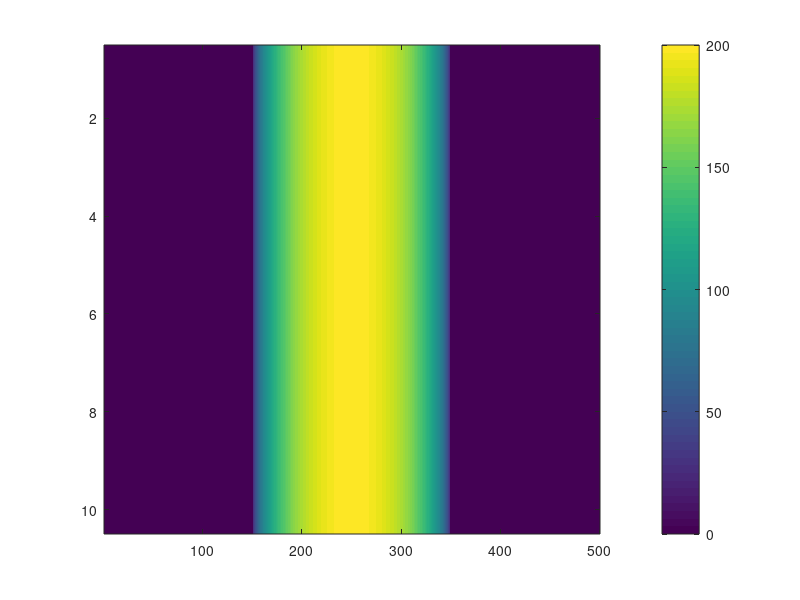

Reproduce this figure in MATLAB. (Note: this script raises an error after producing the figure.)
% tmp script to create a 500 by 500 images with a perfect test case 
% to test the geometry cylinder correction
% just like an real image, the thicker the object, the darker

image = zeros(10,500);

cylinderCenter = 250;
radius = 100;

for x=cylinderCenter:-1:(cylinderCenter-radius)
    a = cylinderCenter-x;
    image(:,x) = 2*sqrt(radius^2-a^2);
end

for x=cylinderCenter:(cylinderCenter+radius)
    a = x-cylinderCenter;
    image(:,x) = 2*sqrt(radius^2-a^2);
end

%% 
figure(1);
imagesc(image);
colorbar;

% create the tiff;
fitswrite(image,'verticalCylinder.fits'); 

%% now we gonna correct for the cylinder shape effect

%% reading the tiff
imageRaw = fitsread('verticalCylinder.fits');

figure(2);
imagesc(imageRaw);
colorbar;
title('after read raw fits file');

radius = 100;
center = 250;

for x=(center-radius):(center+radius)
    
    a = center - x;
    coeff = 2.*sqrt(radius^2-a^2);
    imageRaw(:,x) = imageRaw(:,x) / coeff;
    
end

figure(3);
imagesc(imageRaw);
colorbar;
title('after geometry correction');

%% =========
% now if we create directly an attenuated image

image = zeros(10,500) + 1. ;

cylinderCenter = 250;
radius = 100;

for x=cylinderCenter:-1:(cylinderCenter-radius)
    a = cylinderCenter-x;
    coeff = 2*sqrt(radius^2-a^2);
    if coeff > 0
    image(:,x) = image(:,x) / coeff;
    end
end

for x=cylinderCenter:(cylinderCenter+radius)
    a = x-cylinderCenter;
    coeff = 2*sqrt(radius^2-a^2);
    if coeff >0
    image(:,x) = image(:,x) / coeff;
    end
    end

figure(4);
imagesc(image);
colorbar;
